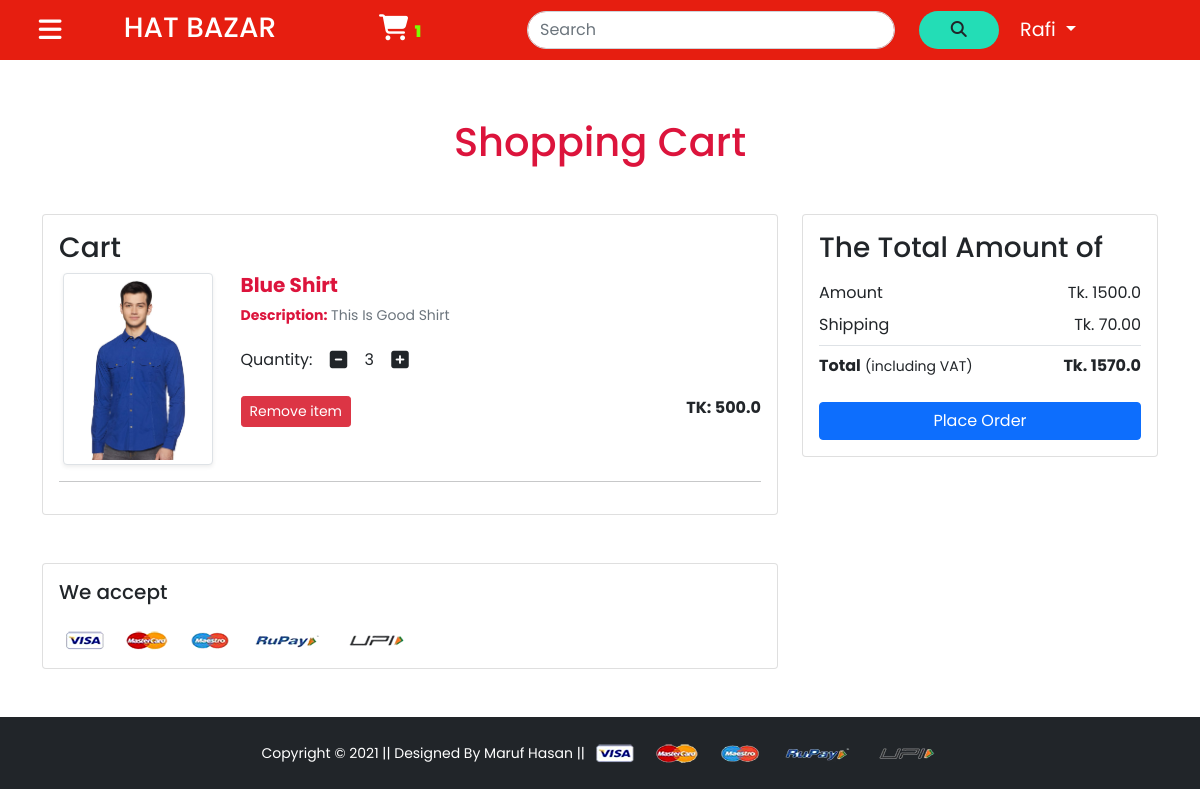
The page /cart/ (signed in) on the database its author committed.
### shop/models/cart_model.py (models this page shows, shortened)
class Cart(models.Model):
    user=models.ForeignKey(User,on_delete=models.CASCADE)
    product=models.ForeignKey(Product,on_delete=models.CASCADE)
    quantity=models.PositiveIntegerField(default=1)

### shop/models/product_model.py (models this page shows, shortened)
class Product(models.Model):
    catagory=models.ForeignKey(Catagory,on_delete=models.CASCADE)
    title=models.CharField(max_length=50)
    selling_price=models.FloatField()
    discount_price=models.FloatField()
    discription=models.TextField()
    brand=models.CharField(max_length=100)
    product_image=models.ImageField(upload_to='Files/productimg')
    def admin_photo(self):
        return mark_safe('<img src="{}" width="100" />'.format(self.product_image.url))
    admin_photo.short_description="Image"
    admin_photo.allow_tags=True

### shop/views/cart.py (the view)
# urls.py: path('cart/',cart.show_cart,name='cartnametwo'),
@login_required()
def show_cart(request):
    if request.user.is_authenticated:
        user=request.user
        cart=Cart.objects.filter(user=user)
        amount=0.0
        shipping_amount=70.0
        totalamount=0.0
        cart_product=[p for p in Cart.objects.all() if p.user==user]
        if cart_product:
            for p in cart_product:
                tempamount=(p.quantity*p.product.discount_price)
                amount+=tempamount
                totalamount=amount+shipping_amount
            return render(request,'shop/cart.html',{'carts':cart,'totalamount':totalamount,'amount':amount})
        else:
            return render(request, 'shop/empty.html')

### shop/context_processor.py (called while the page is built)
def cat(request):
    totalitem=0
    all_catagory = Catagory.objects.all()
    if request.user.is_authenticated:
     totalitem=len(Cart.objects.filter(user=request.user))
    return {'all_catagory':all_catagory,'totalitem':totalitem}

### shop/templates/shop/cart.html (shortened to what this page needs)
{% extends 'shop/base.html' %}
{% load static %}
{% block home %}
 <div class="container my-5">
 <div class="row">
  <h1 class="text-center mb-5" style="color: crimson">Shopping Cart</h1>
  <div class="col-sm-8">
  <div class="card">
   <div class="card-body">
    <h3>Cart</h3>
       {% for cart in carts %}
    <div class="row">
     <div class="col-sm-3 text-center align-self-center"><img src="{{ cart.product.product_image.url }}" alt="" srcset="" class="img-fluid img-thumbnail shadow-sm" height="150" width="150"> </div>
     <div class="col-sm-9">
      <div>
       <h5 style="color: crimson;font-weight: bold">{{ cart.product.title }}</h5>
       <p class="mb-2 text-muted small"> <span style="color: crimson;font-weight: bold">Description:</span> {{ cart.product.discription }}</p>
       <div class="my-3">
        <label for="quantity">Quantity:</label>
        <a class="minus-cart btn" pid="{{ cart.product.id }}"><i class="fas fa-minus-square fa-lg"></i></a>
          <span id="quantity">{{ cart.quantity }}</span>
        <a class="plus-cart btn"  pid="{{ cart.product.id }}"><i class="fas fa-plus-square fa-lg"></i></a>
       </div>
       <div class="d-flex justify-content-between">
        <a href="#" class="btn btn-sm btn-danger mr-3 remove-cart" pid="{{ cart.product.id }}">Remove item </a>
        <p class="mb-0"><span><strong>TK: {{ cart.product.discount_price }}</strong></span></p>
       </div>
      </div>
     </div>
    </div>
       <hr>
        {% endfor %}
   </div>
   </div>
  </div>
  <div class="col-sm-4">
   <div class="card">
    <div class="card-body">
      <h3>The Total Amount of</h3>
      <ul class="list-group">
       <li class="list-group-item d-flex justify-content-between align-items-center border-0 px-0  pb-0">Amount<span>Tk. <span id="amount">{{ amount }}</span></span></li>
       <li class="list-group-item d-flex justify-content-between align-items-center px-0 border-0 border-bottom" >Shipping<span>Tk. 70.00</span></li>
       <li class="list-group-item d-flex justify-content-between align-items-center border-0 px-0 mb-3">
        <div>
           <strong>Total</strong> <small>(including VAT)</small>
         </div>
         <span><strong>Tk. <span id="totalamount">{{ totalamount }}</span> </strong></span>
       </li>
      </ul>
      <div class="d-grid"><a href="{% url 'checkoutname' %}" class="btn btn-primary">Place Order</a></div>
    </div>
   </div>
  </div>
 </div>
</div>
<div class="container">
 <div class="row">
  <div class="col-sm-8">
   <div class="card">
    <div class="card-body">
      <h5 class="mb-4">We accept</h5>
      <img src="{% static 'shop/image/payment.png' %}" alt="" class="img-fluid">
    </div>
  </div>
  </div>
 </div>
</div>
{% endblock home %}

### shop/templates/shop/base.html (shortened to what this page needs)
{% load static %}
<!DOCTYPE html>
<html lang="en">
<head>
    <link href="https://cdn.jsdelivr.net/npm/bootstrap@5.0.0-beta3/dist/css/bootstrap.min.css" rel="stylesheet">
    <link rel="stylesheet" href="{% static 'shop/css/base.css' %}">
</head>
<body>
    <section class="container-fluid" style="position: fixed;top: 0;z-index: 1">
        <div class="row align-items-center " id="navber">
            <div class="col-lg-1 it1 d-flex justify-content-center col-4">
                <i class="fas fa-bars i1" id="i1"></i>
            </div>
            <div class="col-lg-2 it2 d-flex justify-content-center col-4">
                <h3 class="logo mt-1 "><a href="/" style="text-decoration: none ;color: white">HAT BAZAR</a></h3>
            </div>
            <div class="col-lg-2 it3 d-flex justify-content-center col-4">
                <a class="logn" href="{% url 'cartnametwo' %}" ><i class="fas fa-shopping-cart i2">  <span style="color: lawngreen;font-size: medium">{{ totalitem }}</span></i></a>
            </div>
            <div class="col-lg-5 col-12 d-flex justify-content-center frmtab ">
                    <form action="/search" class="fromcon row  " method="get">
                        <div class=" col-10">
                        <input class=" form-control src" type="search" placeholder="Search" aria-label="Search" name="kk">
                        </div>
                        <div class="col-2">
                        <button class="btn srcb " type="submit"> <i class="fas fa-search"></i></button>
                        </div>
                      </form>
            </div>
            <div class="col-lg-1  justify-content-center d-none d-lg-flex">
        {% if request.user.is_authenticated %}
           <ul class="navbar-nav me-auto mb-2 mb-lg-0" style="font-size: larger">
           <li class="nav-item dropdown mx-2">
              <a class="nav-link dropdown-toggle text-white fw-normal" href="#" id="profileDropdown" role="button" data-bs-toggle="dropdown" aria-expanded="false">
                {{ request.user.username|capfirst }}
              </a>
             </li>
           </ul>
         {% endif %}
         </div>
        </div>
    </section>
     <div style="height: 70px;width: 100%">
     </div>
    {% block home %}
    {% endblock home %}
    <footer class="container-fluid bg-dark text-center p-4 mt-5">
        <small class="text-white">Copyright &copy; 2021 || Designed By Maruf Hasan || </small>
        <img src="{% static 'shop/image/payment.png' %}" alt="" srcset="" class="img-fluid" height="2px">
    </footer>
</body>
</html>

### shop/static/shop/css/base.css (style rules this page uses)
#navber { background-color: rgb(230, 30, 16); height: 60px; color: white; }
.src { border-radius: 20px; }
.i1 { font-size: 26px; }
.i2 { font-size: 26px; }
.srcb { background-color: rgba(0, 255, 213, 0.849); border-radius: 20px; width: 80px; }
.logn,.sign { text-decoration: none; font-size: larger; color: white; }

### shop/templates/shop/base.html (style rules this page uses)
* { margin: 0; padding: 0; box-sizing: border-box; font-family: 'Poppins', sans-serif; }

### rows shown on the page
Cart: product.product_image (picture), product "Blue Shirt", product.discription "This Is Good Shirt", quantity "3", product.discount_price "500.0"

### other values the page prints
{{ totalitem }} "1"
{{ request.user.username|capfirst }} "Rafi"
{{ amount }} "1500.0"
{{ totalamount }} "1570.0"
